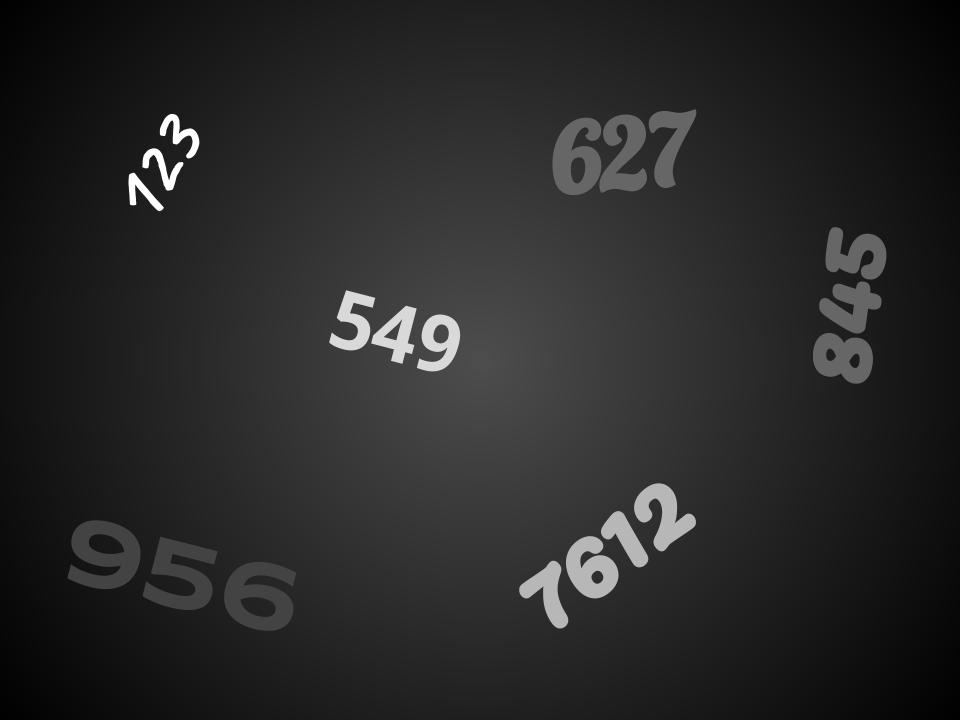
#> input picture Assignment_1/numbers.jpg, 960 x 720 px; the run also reads 1 picture not shown here
$ jupyter execute --allow-errors Assignment1.ipynb   (older library calls are emulated)
#> lines starting #> are read from the running program, lines starting #| are printed output that depends on the picture; after the words box and inside, x2 and y2 are one past the last pixel; in counts of white or black regions, pixels touching at a corner belong together; long printed decimals are rounded
# ECSE 415 Assignment 1
### Alex Hale | ID: 260672475 | October 1, 2019

## Question 1 - Thresholding

[cell 1]
# import libraries
import numpy as np
import cv2
import matplotlib.pyplot as plt

[cell 2]
# make all plots larger
plt.rcParams['figure.figsize'] = [14, 7]

[cell 3]
# load image and convert to grayscale
img_num_gray = cv2.cvtColor(cv2.imread("./numbers.jpg"), cv2.COLOR_BGR2GRAY)
plt.imshow(img_num_gray, cmap="gray")
plt.title("Original Greyscale Image"), plt.xticks([]), plt.yticks([])
plt.show()

# threshold values
thresh1 = 55
thresh2 = 90
thresh3 = 150

# create output images
ret, img_thresh1 = cv2.threshold(img_num_gray, thresh1, 255, cv2.THRESH_BINARY)
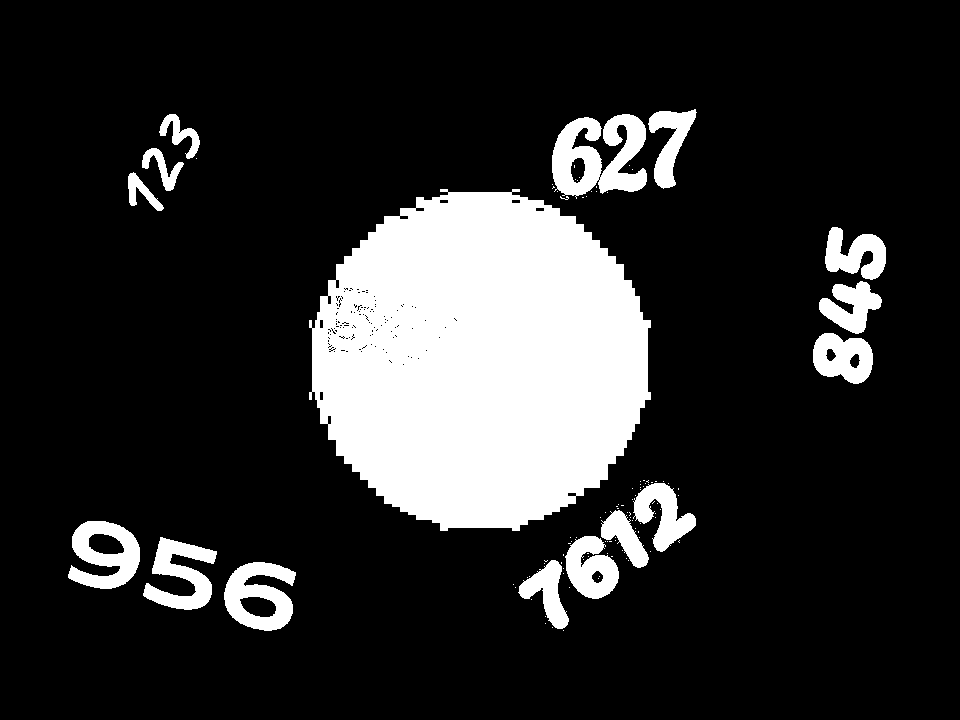
#> img_thresh1: shape (720, 960); 17.4% white; 106 white regions (90 under 20 px), largest, box (x1, y1, x2, y2) and area: (309, 189, 651, 531) 89499, (552, 114, 647, 199) 4962, (224, 562, 296, 631) 2953
#> ret = 55
ret, img_thresh2 = cv2.threshold(img_num_gray, thresh2, 255, cv2.THRESH_BINARY)
#> ret = 90
ret, img_thresh3 = cv2.threshold(img_num_gray, thresh3, 255, cv2.THRESH_BINARY)
#> ret = 150

# display images
plt.subplot(131), plt.imshow(img_thresh1, cmap="gray")
plt.title("T = 55"), plt.xticks([]), plt.yticks([])
plt.subplot(132), plt.imshow(img_thresh2, cmap="gray")
plt.title("T = 90"), plt.xticks([]), plt.yticks([])
plt.subplot(133), plt.imshow(img_thresh3, cmap="gray")
plt.title("T = 150"), plt.xticks([]), plt.yticks([])
plt.show()

At a threshold of T = 55, all of the numbers are added to the foreground. Additionally, some of the lighter parts of the original image that are not numbers have intensities high enough to exceed the threshold, so a circle is added to the foreground. This circle obscures the number 549 because both the circle and the number are considered part of the foreground.

At T = 90, 5 of the 6 numbers are segmented. The number 956 in the original image has an intensity too low to be considered part of the foreground in the threshold image.

At T = 150, 3 of the 6 numbers are segmented. The numbers 956, 627, and 845 have intensity values lower than the threshold.

[cell 4]
# threshold value to only include 123 and 549 as part of the foreground
thresh4 = 205

# create thresholded image
ret, img_thresh4 = cv2.threshold(img_num_gray, thresh4, 255, cv2.THRESH_BINARY)
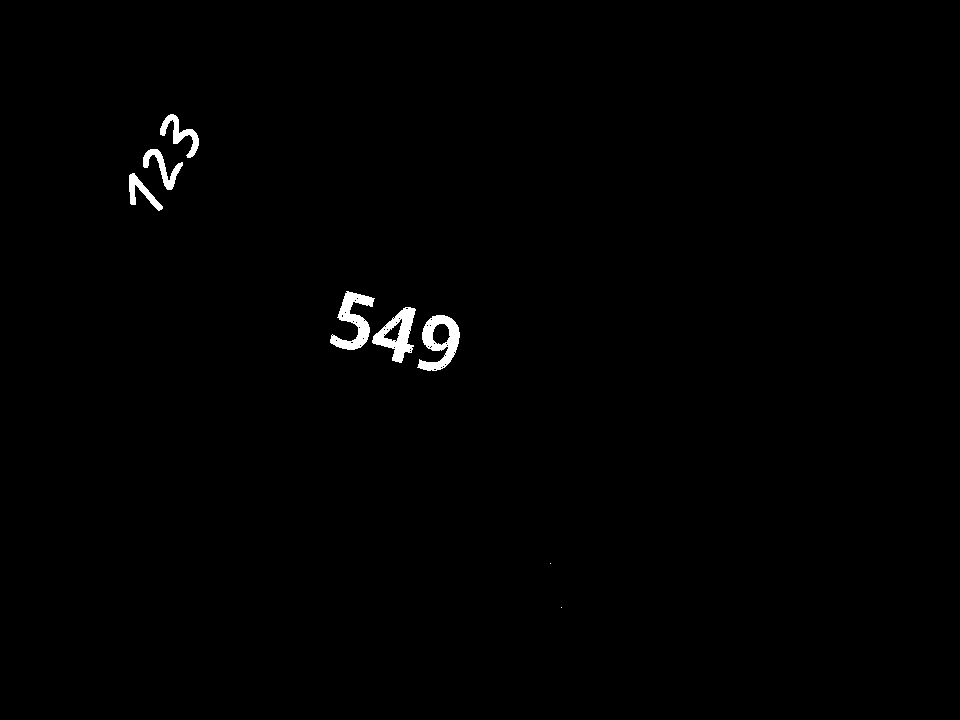
#> img_thresh4: shape (720, 960); 0.71% white; 8 white regions (2 under 20 px), largest, box (x1, y1, x2, y2) and area: (417, 315, 460, 371) 1191, (330, 291, 375, 350) 1121, (372, 307, 416, 363) 1090, (160, 114, 199, 158) 561, (143, 149, 183, 190) 520, (129, 173, 163, 211) 435
#> ret = 205

# display image
plt.imshow(img_thresh4, cmap="gray")
plt.title("T = " + str(thresh4)), plt.xticks([]), plt.yticks([])
plt.show()

At a threshold value of T = 205, we achieve the goal of segmenting only 123 and 549.

## Question 2 - Filtering
### 2.1 - Denoising

[cell 5]
# load image and convert to grayscale
img_cir_clean = cv2.cvtColor(cv2.imread("./Circles.png"), cv2.COLOR_BGR2GRAY)
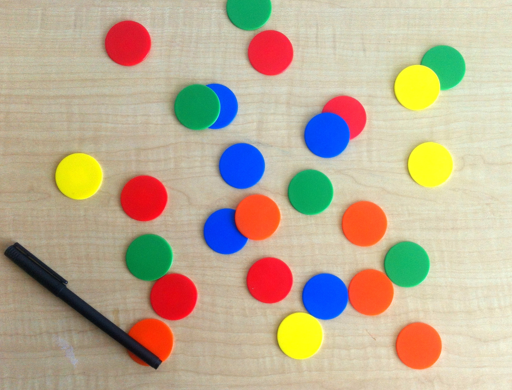
#> input picture Assignment_1/Circles.png, 512 x 390 px
img_cir_gray = cv2.cvtColor(cv2.imread("./Circles_gauss.png"), cv2.COLOR_BGR2GRAY)
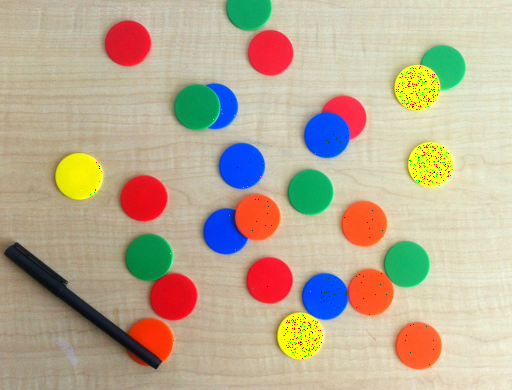
#> input picture Assignment_1/Circles_gauss.png, 512 x 390 px

# filter image with a 5x5 Gaussian filter
img_gauss = cv2.GaussianBlur(img_cir_gray,(5,5),0)

# filter image with a 5x5 box filter
img_box = cv2.blur(img_cir_gray, (5,5))

# display images
plt.subplot(121), plt.imshow(img_cir_clean, cmap="gray")
plt.title("Clean Image"), plt.xticks([]), plt.yticks([])
plt.subplot(122), plt.imshow(img_cir_gray, cmap="gray")
plt.title("Noisy Image"), plt.xticks([]), plt.yticks([])
plt.show()
print("Unfiltered PSNR: " + str(cv2.PSNR(img_cir_clean, img_cir_gray)))
#| Unfiltered PSNR: 30.731

plt.subplot(121), plt.imshow(img_gauss, cmap="gray")
plt.title("5x5 Gaussian Filter"), plt.xticks([]), plt.yticks([])
plt.subplot(122), plt.imshow(img_box, cmap="gray")
plt.title("5x5 Box Filter"), plt.xticks([]), plt.yticks([])
plt.show()
print("Gaussian Filtered PSNR: " + str(cv2.PSNR(img_cir_clean, img_gauss)))
#| Gaussian Filtered PSNR: 34.458
print("Box Filtered PSNR: " + str(cv2.PSNR(img_cir_clean, img_box)))
#| Box Filtered PSNR: 32.644

The PSNR for the Gaussian filtered image is higher than the PSNR for the box-filtered image. Since the MSE term is in the denominator of the function for PSNR, a higher PSNR is a better result. Therefore, the Gaussian filter performs better than the box filter. This is logical because the error introduced to the image is Gaussian in nature.

[cell 6]
# filter image with 9x9 and 13x13 filters
img_gauss_9 = cv2.GaussianBlur(img_cir_gray,(9,9),0)
img_gauss_13 = cv2.GaussianBlur(img_cir_gray,(13,13),0)
img_box_9 = cv2.blur(img_cir_gray, (9,9))
img_box_13 = cv2.blur(img_cir_gray, (13,13))

# display images
plt.subplot(121), plt.imshow(img_gauss_9, cmap="gray")
plt.title("9x9 Gaussian Filter"), plt.xticks([]), plt.yticks([])
plt.subplot(122), plt.imshow(img_gauss_13, cmap="gray")
plt.title("13x13 Gaussian Filter"), plt.xticks([]), plt.yticks([])
plt.show()
print("9x9 Gaussian Filtered PSNR: " + str(cv2.PSNR(img_cir_clean, img_gauss_9)))
#| 9x9 Gaussian Filtered PSNR: 32.515
print("13x13 Gaussian Filtered PSNR: " + str(cv2.PSNR(img_cir_clean, img_gauss_13)))
#| 13x13 Gaussian Filtered PSNR: 30.992

plt.subplot(121), plt.imshow(img_box_9, cmap="gray")
plt.title("9x9 Box Filter"), plt.xticks([]), plt.yticks([])
plt.subplot(122), plt.imshow(img_box_13, cmap="gray")
plt.title("13x13 Box Filter"), plt.xticks([]), plt.yticks([])
plt.show()
print("9x9 Box Filtered PSNR: " + str(cv2.PSNR(img_cir_clean, img_box_9)))
#| 9x9 Box Filtered PSNR: 29.703
print("13x13 Box Filtered PSNR: " + str(cv2.PSNR(img_cir_clean, img_box_13)))
#| 13x13 Box Filtered PSNR: 27.765

For both filters, the PSNR dropped as the dimension of the filter increased, meaning that the higher dimension reduced performance. The Gaussian filter still outperformed the Gaussian filter (in terms of PSNR) for both the 9x9 and 13x13 trials.

Visually, the amount of noise diminishes as the dimensions of the filters improve, which would indicate that the higher-dimension filters are performing better. The box filter removes more noise than the Gaussian filter, at the cost of more blurring of the image. The filtering results in a decrease in visual image quality because the image is quite blurry.

[cell 7]
# bring in salt-and-pepper noise image
img_cir_sp = cv2.cvtColor(cv2.imread("./Circles_sp.png"), cv2.COLOR_BGR2GRAY)
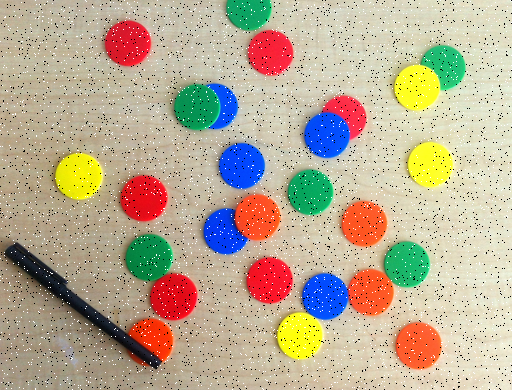
#> input picture Assignment_1/Circles_sp.png, 512 x 390 px

# filter image with 5x5, 9x9, and 13x13 filters
img_gauss_5_sp = cv2.GaussianBlur(img_cir_sp,(5,5),0)
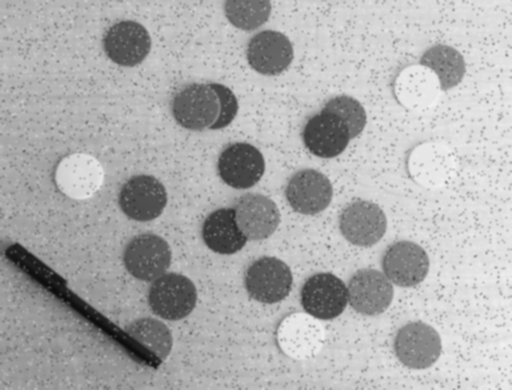
#> img_gauss_5_sp: shape (390, 512); min 12, max 241, mean 172.7
img_gauss_9_sp = cv2.GaussianBlur(img_cir_sp,(9,9),0)
img_gauss_13_sp = cv2.GaussianBlur(img_cir_sp,(13,13),0)
img_median_5_sp = cv2.medianBlur(img_cir_sp, 5)
img_median_9_sp = cv2.medianBlur(img_cir_sp, 9)
img_median_13_sp = cv2.medianBlur(img_cir_sp, 13)

# display images
plt.subplot(131), plt.imshow(img_cir_sp, cmap="gray")
plt.title("Unfiltered Salt-and-Pepper Noise"), plt.xticks([]), plt.yticks([])
plt.show()
print("Unfiltered PSNR: " + str(cv2.PSNR(img_cir_clean, img_cir_sp)))
#| Unfiltered PSNR: 18.994

plt.subplot(131), plt.imshow(img_gauss_5_sp, cmap="gray")
plt.title("5x5 Gaussian Filter"), plt.xticks([]), plt.yticks([])
plt.subplot(132), plt.imshow(img_gauss_9_sp, cmap="gray")
plt.title("9x9 Gaussian Filter"), plt.xticks([]), plt.yticks([])
plt.subplot(133), plt.imshow(img_gauss_13_sp, cmap="gray")
plt.title("13x13 Gaussian Filter"), plt.xticks([]), plt.yticks([])
plt.show()
print("5x5 Gaussian Filtered PSNR: " + str(cv2.PSNR(img_cir_clean, img_gauss_5_sp)))
#| 5x5 Gaussian Filtered PSNR: 28.953
print("9x9 Gaussian Filtered PSNR: " + str(cv2.PSNR(img_cir_clean, img_gauss_9_sp)))
#| 9x9 Gaussian Filtered PSNR: 30.303
print("13x13 Gaussian Filtered PSNR: " + str(cv2.PSNR(img_cir_clean, img_gauss_13_sp)))
#| 13x13 Gaussian Filtered PSNR: 29.886

plt.subplot(131), plt.imshow(img_median_5_sp, cmap="gray")
plt.title("5x5 Median Filter"), plt.xticks([]), plt.yticks([])
plt.subplot(132), plt.imshow(img_median_9_sp, cmap="gray")
plt.title("9x9 Median Filter"), plt.xticks([]), plt.yticks([])
plt.subplot(133), plt.imshow(img_median_13_sp, cmap="gray")
plt.title("13x13 Median Filter"), plt.xticks([]), plt.yticks([])
plt.show()
print("5x5 Median Filtered PSNR: " + str(cv2.PSNR(img_cir_clean, img_median_5_sp)))
#| 5x5 Median Filtered PSNR: 37.333
print("9x9 Median Filtered PSNR: " + str(cv2.PSNR(img_cir_clean, img_median_9_sp)))
#| 9x9 Median Filtered PSNR: 34.609
print("13x13 Median Filtered PSNR: " + str(cv2.PSNR(img_cir_clean, img_median_13_sp)))
#| 13x13 Median Filtered PSNR: 32.563

All of the implemented filters make improvements (i.e. increase the PSNR) over the original salt-and-pepper noisy image. The PSNR for the median-filtered images is higher than that of the Gaussian-filtered images, meaning the median filter performs better when removing the salt-and-pepper noise. As the size of the Gaussian filter increases to 9x9 its performance improves, but further increasing the size to 13x13 decreases performance slightly. Increasing the size of the median filter beyond the 5x5 size to 9x9 and 13x13 decreases its performance.

The visual results correlate with the PSNR results. The 9x9 Gaussian filter provides the best balance out of the three Gaussian filters between noise reduction and blur. The 5x5 median filter provides the best balance out of all the images between noise reduction and blur. The median filter removes virtually all of the noise from the salt-and-pepper image, and the larger filter sizes serve only to blur the image further without removing any additional noise.

### 2.2 - Sharpening

[cell 8]
# bring in rice image
img_rice = cv2.cvtColor(cv2.imread("./rice.png"), cv2.COLOR_BGR2GRAY)
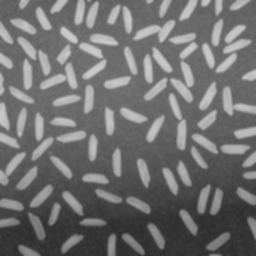
#> input picture Assignment_1/rice.png, 256 x 256 px

# create blurred images
rice_blur_box = cv2.blur(img_rice,(7,7))
rice_blur_gauss = cv2.GaussianBlur(img_rice,(7,7),0)

# output images
plt.subplot(121), plt.imshow(rice_blur_box, cmap="gray")
plt.title("Box Blur"), plt.xticks([]), plt.yticks([])
plt.subplot(122), plt.imshow(rice_blur_gauss, cmap="gray")
plt.title("Gauss Blur"), plt.xticks([]), plt.yticks([])
plt.show()

# create detail images
rice_detail_box = cv2.subtract(img_rice, rice_blur_box)
rice_detail_gauss = cv2.subtract(img_rice, rice_blur_gauss)
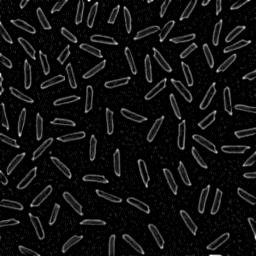
#> rice_detail_gauss: shape (256, 256); min 0, max 34, mean 2.1; drawn with min black and max white

# output images
plt.subplot(121), plt.imshow(rice_detail_box, cmap="gray")
plt.title("Box Detail"), plt.xticks([]), plt.yticks([])
plt.subplot(122), plt.imshow(rice_detail_gauss, cmap="gray")
plt.title("Gauss Detail"), plt.xticks([]), plt.yticks([])
plt.show()

# create sharpened image
rice_sharp_box = cv2.add(img_rice, rice_detail_box)
rice_sharp_gauss = cv2.add(img_rice, rice_detail_gauss)

# output images
plt.subplot(121), plt.imshow(rice_sharp_box, cmap="gray")
plt.title("Box Sharpened"), plt.xticks([]), plt.yticks([])
plt.subplot(122), plt.imshow(rice_sharp_gauss, cmap="gray")
plt.title("Gauss Sharpened"), plt.xticks([]), plt.yticks([])
plt.show()

Due to the "salt-and-pepper"-like distribution of the rice in the image, I would expect that the box filter would perform slight better at the blurring task, and therefore produce a sharper Detail image. From the detail images in the second row above, this result is observed. The resulting box-sharpened image is therefore slightly sharper compared to the Gauss-sharpened image.

## Section 3 - Edge Detection
### 3.1 - Sobel Edge Detector

[cell 9]
# apply edge-detector
sobel_rice_x = cv2.Sobel(img_rice, cv2.CV_64F, 1, 0, ksize=5)
sobel_rice_y = cv2.Sobel(img_rice, cv2.CV_64F, 0, 1, ksize=5)
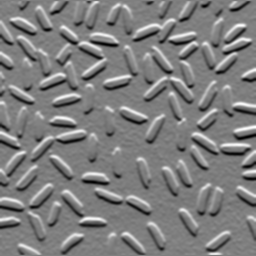
#> sobel_rice_y: shape (256, 256) float64; min -3389, max 3400, mean -31.8; drawn with min black and max white
sobel_box_x = cv2.Sobel(rice_sharp_box, cv2.CV_64F, 1, 0, ksize=5)
sobel_box_y = cv2.Sobel(rice_sharp_box, cv2.CV_64F, 0, 1, ksize=5)
sobel_gauss_x = cv2.Sobel(rice_sharp_gauss, cv2.CV_64F, 1, 0, ksize=5)
sobel_gauss_y = cv2.Sobel(rice_sharp_gauss, cv2.CV_64F, 0, 1, ksize=5)

# display images
plt.subplot(121), plt.imshow(sobel_rice_x, cmap="gray")
plt.title("Original X-Detector"), plt.xticks([]), plt.yticks([])
plt.subplot(122), plt.imshow(sobel_rice_y, cmap="gray")
plt.title("Original Y-Detector"), plt.xticks([]), plt.yticks([])
plt.show()
plt.subplot(121), plt.imshow(sobel_box_x, cmap="gray")
plt.title("Box Filter X-Detector"), plt.xticks([]), plt.yticks([])
plt.subplot(122), plt.imshow(sobel_box_y, cmap="gray")
plt.title("Box Filter Y-Detector"), plt.xticks([]), plt.yticks([])
plt.show()
plt.subplot(121), plt.imshow(sobel_gauss_x, cmap="gray")
plt.title("Gauss Filter X-Detector"), plt.xticks([]), plt.yticks([])
plt.subplot(122), plt.imshow(sobel_gauss_y, cmap="gray")
plt.title("Gauss Filter Y-Detector"), plt.xticks([]), plt.yticks([])
plt.show()

The sharpened images result in clearer edge-detected results. This also confirms that the box filter is better for sharpening at sharpening this image than the Gaussian filter, because the edge-detection result is improved with the box-sharpened image compared to the Gauss-sharpened image.

[cell 10]
# get magnitudes
sobel_rice_mag = cv2.magnitude(sobel_rice_x, sobel_rice_y)
sobel_box_mag = cv2.magnitude(sobel_box_x, sobel_box_y)
sobel_gauss_mag = cv2.magnitude(sobel_gauss_x, sobel_gauss_y)

# threshold values
thresh1 = 200
thresh2 = 800

# create output images
ret, sobel_rice_thresh_low = cv2.threshold(sobel_rice_mag, thresh1, 255, cv2.THRESH_BINARY)
#> ret = 200
ret, sobel_rice_thresh_high = cv2.threshold(sobel_rice_mag, thresh2, 255, cv2.THRESH_BINARY)
#> ret = 800
ret, sobel_box_thresh_low = cv2.threshold(sobel_box_mag, thresh1, 255, cv2.THRESH_BINARY)
#> ret = 200
ret, sobel_box_thresh_high = cv2.threshold(sobel_box_mag, thresh2, 255, cv2.THRESH_BINARY)
#> ret = 800
ret, sobel_gauss_thresh_low = cv2.threshold(sobel_gauss_mag, thresh1, 255, cv2.THRESH_BINARY)
#> ret = 200
ret, sobel_gauss_thresh_high = cv2.threshold(sobel_gauss_mag, thresh2, 255, cv2.THRESH_BINARY)
#> ret = 800

# output images
plt.subplot(121), plt.imshow(sobel_rice_thresh_low, cmap="gray")
plt.title("Original, T = " + str(thresh1)), plt.xticks([]), plt.yticks([])
plt.subplot(122), plt.imshow(sobel_rice_thresh_high, cmap="gray")
plt.title("Original, T = " + str(thresh2)), plt.xticks([]), plt.yticks([])
plt.show()
plt.subplot(121), plt.imshow(sobel_box_thresh_low, cmap="gray")
plt.title("Box Filtered, T = " + str(thresh1)), plt.xticks([]), plt.yticks([])
plt.subplot(122), plt.imshow(sobel_box_thresh_high, cmap="gray")
plt.title("Box Filtered, T = " + str(thresh2)), plt.xticks([]), plt.yticks([])
plt.show()
plt.subplot(121), plt.imshow(sobel_gauss_thresh_low, cmap="gray")
plt.title("Gauss Filtered, T = " + str(thresh1)), plt.xticks([]), plt.yticks([])
plt.subplot(122), plt.imshow(sobel_gauss_thresh_high, cmap="gray")
plt.title("Gauss Filtered, T = " + str(thresh2)), plt.xticks([]), plt.yticks([])
plt.show()

The low threshold results in an image that isn't very clear, because many of the points in between the grains of rice that still have some intensity are above the threshold. The high threshold results in an image that quite clearly outlines the grains of rice, because only the grains themselves are outlined. The box- and Gauss-sharpened images actually have a bit of a negative effect on these magnitude images. The original magnitude image is clearer than the filtered magnitude images, at both thresholds.

[cell 11]
# bring in rice image
img_cam = cv2.cvtColor(cv2.imread("./cameraman.jpg"), cv2.COLOR_BGR2GRAY)

# apply Gaussian filter
img_cam_gauss = cv2.GaussianBlur(img_cam, (5, 5), 0)

# apply edge-detector
sobel_cam_x = cv2.Sobel(img_cam, cv2.CV_64F, 1, 0, ksize=5)
sobel_cam_y = cv2.Sobel(img_cam, cv2.CV_64F, 0, 1, ksize=5)
sobel_cam_gauss_x = cv2.Sobel(img_cam_gauss, cv2.CV_64F, 1, 0, ksize=5)
sobel_cam_gauss_y = cv2.Sobel(img_cam_gauss, cv2.CV_64F, 0, 1, ksize=5)

# get magnitudes
sobel_cam_mag = cv2.magnitude(sobel_cam_x, sobel_cam_y)
sobel_cam_gauss_mag = cv2.magnitude(sobel_cam_gauss_x, sobel_cam_gauss_y)

# threshold value
thresh = 1500

# create output images
ret, sobel_cam_thresh = cv2.threshold(sobel_cam_mag, thresh, 255, cv2.THRESH_BINARY)
#> ret = 1500
ret, sobel_cam_gauss_thresh = cv2.threshold(sobel_cam_gauss_mag, thresh, 255, cv2.THRESH_BINARY)

# output images
plt.subplot(121), plt.imshow(sobel_cam_thresh, cmap="gray")
plt.title("Original, T = " + str(thresh)), plt.xticks([]), plt.yticks([])
plt.subplot(122), plt.imshow(sobel_cam_gauss_thresh, cmap="gray")
plt.title("Denoised, T = " + str(thresh)), plt.xticks([]), plt.yticks([])
plt.show()

Denoising before edge detection improves the quality of the output image. This is because sharp transitions resulting from noise are removed from the image, leaving behind the sharp transitions resulting from edges of the objects in the image.

### 3.2 - Laplacian of a Gaussian

[cell 12]
# apply Laplacian of Gaussian edge detector
cam_edge_gauss5 = cv2.Laplacian(img_cam, cv2.CV_32F, ksize=5)
cam_edge_gauss15 = cv2.Laplacian(img_cam, cv2.CV_32F, ksize=15)

# display images
plt.subplot(121), plt.imshow(cam_edge_gauss5, cmap="gray")
plt.title("5x5 Laplacian"), plt.xticks([]), plt.yticks([])
plt.subplot(122), plt.imshow(cam_edge_gauss15, cmap="gray")
plt.title("15x15 Laplacian"), plt.xticks([]), plt.yticks([])
plt.show()

The 5x5 Laplacian creates a less blurred image, while still revealing the transitions in the images. The 15x15 Laplacian blurs the image more, but identifies more sharply the image transitions. The 15x15 Laplacian blur makes it easier to identify the maxima and minima blobs, because there are fewer transitions.

### 3.3 - Canny Edge Detection

Canny edge detection procedure:
1. Perform Gaussian filtering on the image.
2. Find the magnitude and orientation of the gradient at all points of the image.
3. Perform non-maximum suppression, thinning edges that are multiple pixels in width down to one pixel in width. Works by taking the local maximum pixel value along the direction of the gradient.
4. Perform hysterisis thresholding. Edge segments with the upper-thresholded image are more precise, but have more gaps - "trace" those gapped edges in straight lines, and fill in the appropriate pixels from the lower-thresholded image that fall along those lines.

#> (a cell that did not finish here is left out)

Increasing K (the size of the Gaussian filter) has the most significant effect on removing background noise and improving edge detection. Increasing U (the upper hysterisis threshold) has the second-largest effect on improving edge detection. Increasing L (the lower hysterisis threshold) has the smallest effect on improving edge detection.

K is correlated with U in that higher amounts of Gaussian filtering "allow" the U threshold to function better. When the image is not as filtered, the higher level of detail in the image makes for sharper transitions in the background (i.e. where we don't want to detect edges), and the upper threshold doesn't filter as many of those transitions out, leading to a more cluttered edge-detection result. Higher K values mean that the U threshold can remove more of the unwanted background edges.

[cell 14]
# apply Canny detector
k = 13
#> k = 13
l = 50
u = 240
#> (the rest of this cell did not finish here and is left out)
